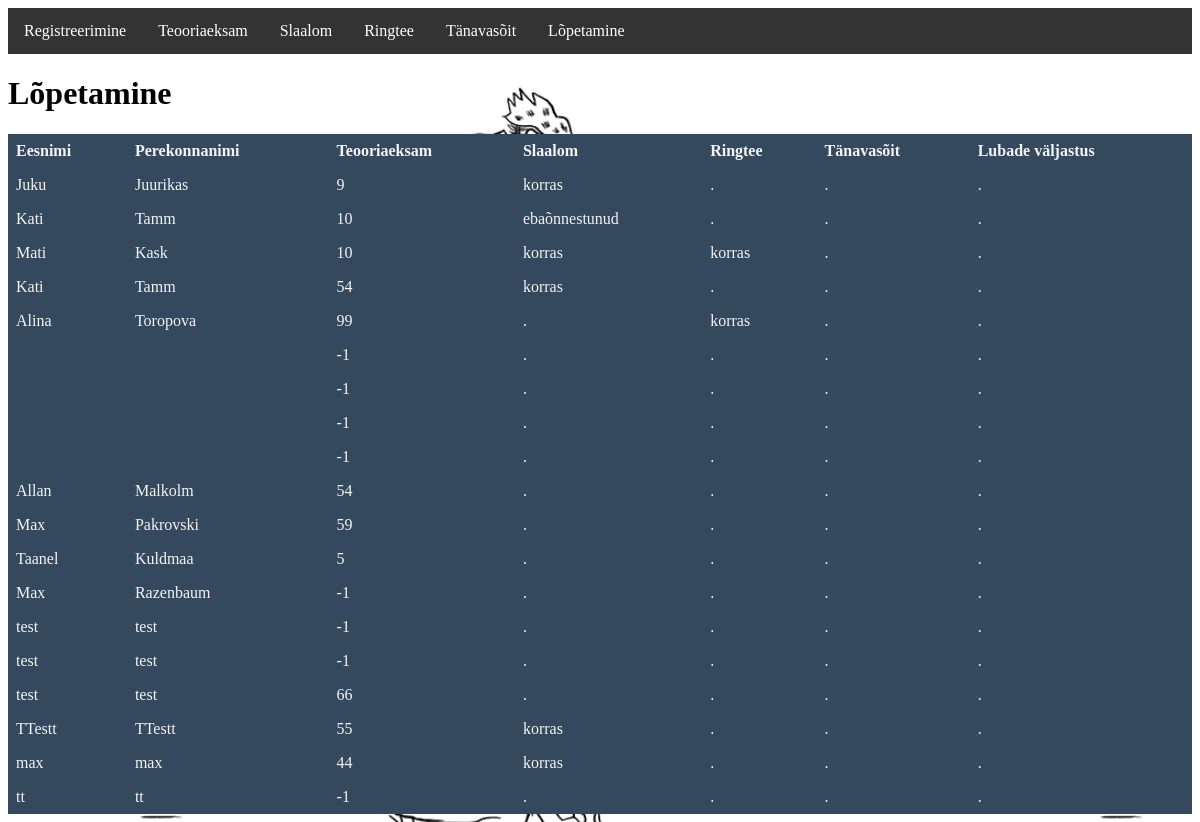
Screenshot of /jalgrataeksam/Lubadeleht.php with the database file from the repository.
### tables this page shows
CREATE TABLE `jalgrattaeksam` (
  `id` int(11) NOT NULL,
  `eesnimi` varchar(30) DEFAULT NULL,
  `perekonnanimi` varchar(30) DEFAULT NULL,
  `teooriatulemus` int(11) DEFAULT -1,
  `slaalom` int(11) DEFAULT -1,
  `ringtee` int(11) DEFAULT -1,
  `t2nav` int(11) DEFAULT -1,
  `luba` int(11) DEFAULT -1
);

### jalgrataeksam/Lubadeleht.php (the view, shortened to what this page needs)
<?php
require_once("konf.php");
include('Navigation.php');
$kask=$yhendus->prepare(
    "SELECT id, eesnimi, perekonnanimi, teooriatulemus,
 slaalom, ringtee, t2nav, luba FROM jalgrattaeksam;");
$kask->bind_result($id, $eesnimi, $perekonnanimi, $teooriatulemus,   $slaalom, $ringtee, $t2nav, $luba);
$kask->execute();
function asenda($nr){
    if($nr==-1){return ".";}
    if($nr== 1){return "korras";}
    if($nr== 2){return "ebaõnnestunud";}
    return "Tundmatu number";
}
?>
<!doctype html>
<html lang="et">
<link rel="stylesheet" href="style.css">
<head>
</head>
<body>
<h1>Lõpetamine</h1>
<table>
    <tr>
        <th>Eesnimi</th>
        <th>Perekonnanimi</th>
        <th>Teooriaeksam</th>
        <th>Slaalom</th>
        <th>Ringtee</th>
        <th>Tänavasõit</th>
        <th>Lubade väljastus</th>
    </tr>
    <?php
    while($kask->fetch()){
        $asendatud_slaalom=asenda($slaalom);
        $asendatud_ringtee=asenda($ringtee);
        $asendatud_t2nav=asenda($t2nav);
        $loalahter=".";
        echo "
 <tr>
 <td>$eesnimi</td>
 <td>$perekonnanimi</td>
 <td>$teooriatulemus</td>
 <td>$asendatud_slaalom</td>
 <td>$asendatud_ringtee</td>
 <td>$asendatud_t2nav</td>
 <td>$loalahter</td>
 </tr>
 ";
    }
    ?>
</table>
</body>
</html>

### jalgrataeksam/style.css (style rules this page uses)
table { width: 100%; border-collapse: collapse; background: #34495e; color: #f3f3f3; }
td, th { padding: 8px; text-align: left; }
body { color: black; background-image: url("giphy.gif"); background-size: 80%; }

### rows the page displays
jalgrattaeksam: eesnimi "Juku", perekonnanimi "Juurikas", teooriatulemus "9", slaalom "korras", ringtee ".", t2nav ".", loalahter "."
jalgrattaeksam: eesnimi "Kati", perekonnanimi "Tamm", teooriatulemus "10", slaalom "ebaõnnestunud", ringtee ".", t2nav ".", loalahter "."
jalgrattaeksam: eesnimi "Mati", perekonnanimi "Kask", teooriatulemus "10", slaalom "korras", ringtee "korras", t2nav ".", loalahter "."
jalgrattaeksam: eesnimi "Kati", perekonnanimi "Tamm", teooriatulemus "54", slaalom "korras", ringtee ".", t2nav ".", loalahter "."
jalgrattaeksam: eesnimi "Alina", perekonnanimi "Toropova", teooriatulemus "99", slaalom ".", ringtee "korras", t2nav ".", loalahter "."
jalgrattaeksam: teooriatulemus "-1", slaalom ".", ringtee ".", t2nav ".", loalahter "."
jalgrattaeksam: teooriatulemus "-1", slaalom ".", ringtee ".", t2nav ".", loalahter "."
jalgrattaeksam: teooriatulemus "-1", slaalom ".", ringtee ".", t2nav ".", loalahter "."
jalgrattaeksam: teooriatulemus "-1", slaalom ".", ringtee ".", t2nav ".", loalahter "."
jalgrattaeksam: eesnimi "Allan", perekonnanimi "Malkolm", teooriatulemus "54", slaalom ".", ringtee ".", t2nav ".", loalahter "."
jalgrattaeksam: eesnimi "Max", perekonnanimi "Pakrovski", teooriatulemus "59", slaalom ".", ringtee ".", t2nav ".", loalahter "."
jalgrattaeksam: eesnimi "Taanel", perekonnanimi "Kuldmaa", teooriatulemus "5", slaalom ".", ringtee ".", t2nav ".", loalahter "."
jalgrattaeksam: eesnimi "Max", perekonnanimi "Razenbaum", teooriatulemus "-1", slaalom ".", ringtee ".", t2nav ".", loalahter "."
jalgrattaeksam: eesnimi "test", perekonnanimi "test", teooriatulemus "-1", slaalom ".", ringtee ".", t2nav ".", loalahter "."
jalgrattaeksam: eesnimi "test", perekonnanimi "test", teooriatulemus "-1", slaalom ".", ringtee ".", t2nav ".", loalahter "."
jalgrattaeksam: eesnimi "test", perekonnanimi "test", teooriatulemus "66", slaalom ".", ringtee ".", t2nav ".", loalahter "."
jalgrattaeksam: eesnimi "TTestt", perekonnanimi "TTestt", teooriatulemus "55", slaalom "korras", ringtee ".", t2nav ".", loalahter "."
jalgrattaeksam: eesnimi "max", perekonnanimi "max", teooriatulemus "44", slaalom "korras", ringtee ".", t2nav ".", loalahter "."
jalgrattaeksam: eesnimi "tt", perekonnanimi "tt", teooriatulemus "-1", slaalom ".", ringtee ".", t2nav ".", loalahter "."
